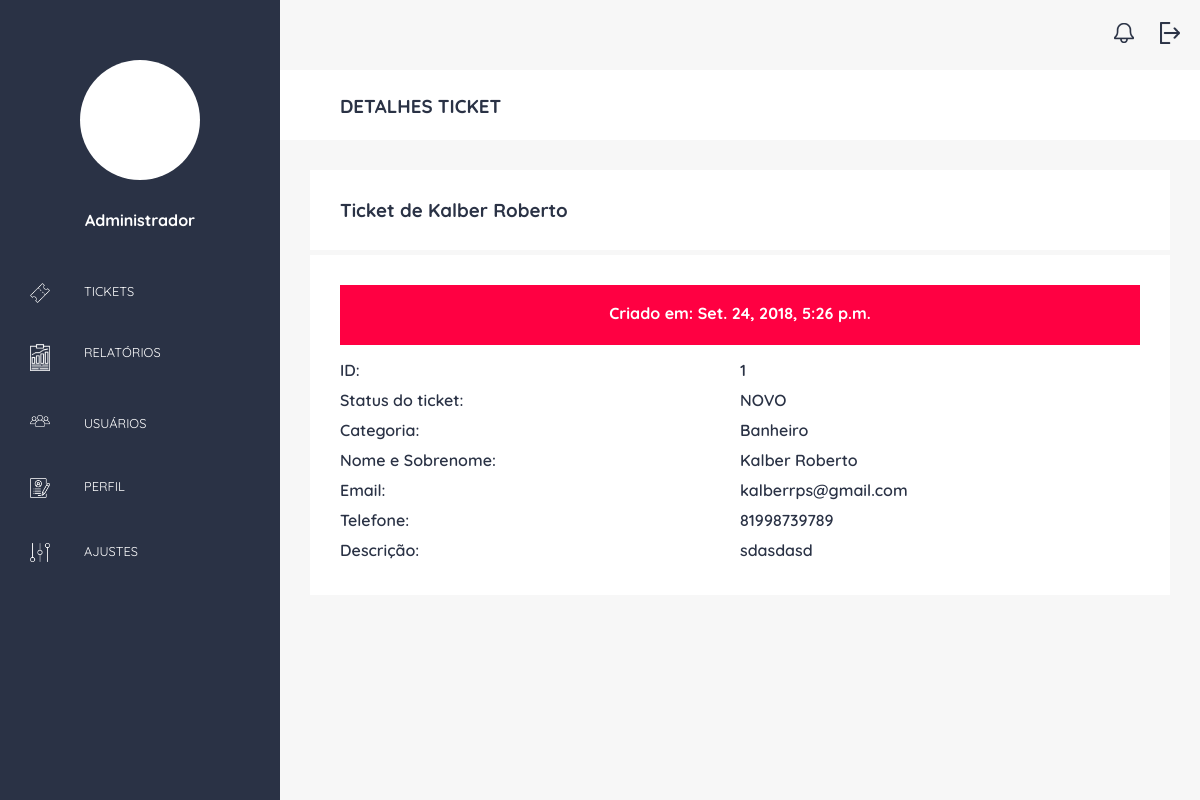
Screenshot of /adm/details/1 (signed in) with the database file from the repository.
### ticket/models.py (models this page shows, shortened)
class Ticket(models.Model):
    STATUS = (
        ('1', 'NOVO'),
        ('2', 'ABERTO'),
        ('3', 'FECHADO')
    )
    status = models.CharField(max_length=1, null=True, choices=STATUS, default='1')
    data_criacao=models.DateTimeField(auto_now_add=True)
    categoria = models.ForeignKey(Categoria, on_delete=models.SET_NULL, null=True)
    nome_completo = models.CharField(max_length=50)
    email = models.EmailField()
    telefone = models.CharField(max_length=14)
    anexo = models.FileField(upload_to='post_image', blank=True)
    descricao = models.TextField()

class Categoria(models.Model):
    nome=models.CharField(max_length=100)

### adminstrador/views.py (the view)
# urls.py: path('details/<int:id>', details, name='details'),
@login_required
def details(request, id):
    ticket = Ticket.objects.get(id = id)
    return render(request, 'detailsticket.html', {'ticket': ticket})

### adminstrador/templates/detailsticket.html
{% extends 'basedashboard.html' %}
{% block titulo  %} DETALHES TICKET {% endblock %}
{% block main %}
<div class="container-details">
    <div class="content-details">
        <h3> Ticket de {{ticket.nome_completo}} </h3>
    </div>
</div>
<div class="container-listticket">
    <div class="content-listticket">
        <div class="content-date">
            <h4>Criado em: {{ticket.data_criacao}}<h4>
        </div>
        <div class="ticket-details">
            <div class="details-list">
				<p>ID: </p>
				<p>Status do ticket: </p>
				<p>Categoria: </p>
				<p>Nome e Sobrenome: </p>
				<p>Email: </p>
				<p>Telefone: </p>
				<p>Descrição: </p>
			</div>
			<div class="details-atribute">
				<p>{{ticket.id}}</p>
				<p>{{ticket.get_status_display}}</p>
				<p>{{ticket.categoria.nome}}</p>
				<p>{{ticket.nome_completo}}</p>
				<p>{{ticket.email}}</p>
				<p>{{ticket.telefone}}</p>
				<p>{{ticket.descricao}}</p>
            </div>
        </div>
    </div>
</div>
{% endblock %}

### static/css/colors.css (style rules this page uses)
:root { --gray: #3C4559; --dark-gray: #2A3245; --light-gray: #F7F7F7; --red: #FF0042; --dark-red: #DE0039; --white: #ffffff; --green: #023D3D; --yellow: #FFCC00; }

### static/css/detailsticket.css (style rules this page uses)
.container-details { display: grid; grid-template-columns: 1fr; background-color: var(--white); height: 80px; margin: 30px 30px 0 30px; align-content: center; }
.content-details { margin-left: 30px; color: var(--dark-gray); }
.container-listticket { display: grid; grid-template-columns: 1fr; margin: 5px 30px 0 30px; background-color: var(--white); height: auto; }
.content-listticket { display: grid; margin: 30px; }
.ticket-details { display: grid; grid-template-columns: 1fr 1fr; grid-template-areas: "list atribute"; }
.details-list { display: grid; grid-area: list; margin-top: 10px; }
.details-atribute { display: grid; grid-area: atribute; margin-top: 10px; }
.details-list p, .details-atribute p { padding: 5px 0 5px 0; font-weight: 600; color: var(--dark-gray); }
.content-date { background-color: var(--red); height: 60px; color: var(--white); }
.content-date h4 { display: grid; text-align: center; margin-top: 18px; }

### rows the page displays
Ticket: nome_completo "Kalber Roberto", data_criacao "Set. 24, 2018, 5:26 p.m.", id "1", status "NOVO", categoria.nome "Banheiro", email "kalberrps@gmail.com", telefone "81998739789", descricao "sdasdasd"
